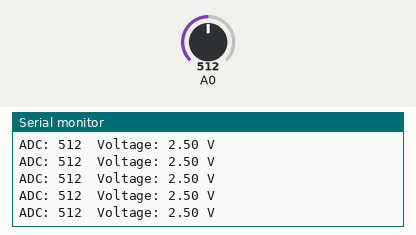
A sketch run on a simulated Arduino Uno, built with avr-gcc and run on an emulated ATmega328P. On the bench: the last lines printed to the serial monitor. Inputs (shaded band) come from the test bench; at power-on: A0 = 512.

Above: at 1.2 s.
1.3 s: A0 set to 104
At 1.8 s:
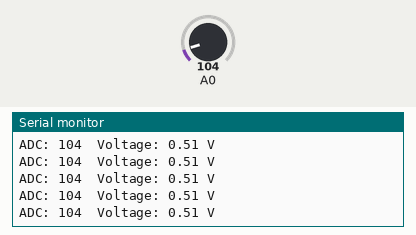
4.3 s: A0 set to 90
At 4.8 s:
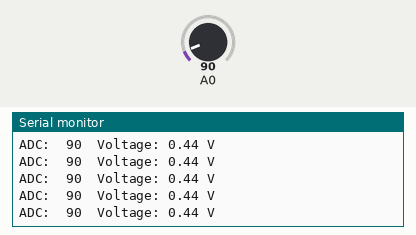

Measured:
- the behaviour switches between 100 and 99 on A0 (found by bisection; images 1 and 2)
- after the input at 1.3 s, the serial monitor: prints a new line at once (image 1)
- after the input at 4.3 s, the serial monitor: prints a new line at once (image 2)

The sketch:

test_single_light_sensor.ino
```cpp
void setup() {
  Serial.begin(115200);
}

void loop() {
  int value = analogRead(A0); //ADC Read
  float voltage = value * (5.0 / 1023.0);

  char voltStr[6];
  dtostrf(voltage, 4, 2, voltStr);

  char buffer[40];
  snprintf(buffer, sizeof(buffer), "ADC: %3d\tVoltage: %s V", value, voltStr);
  Serial.println(buffer);
}
```
